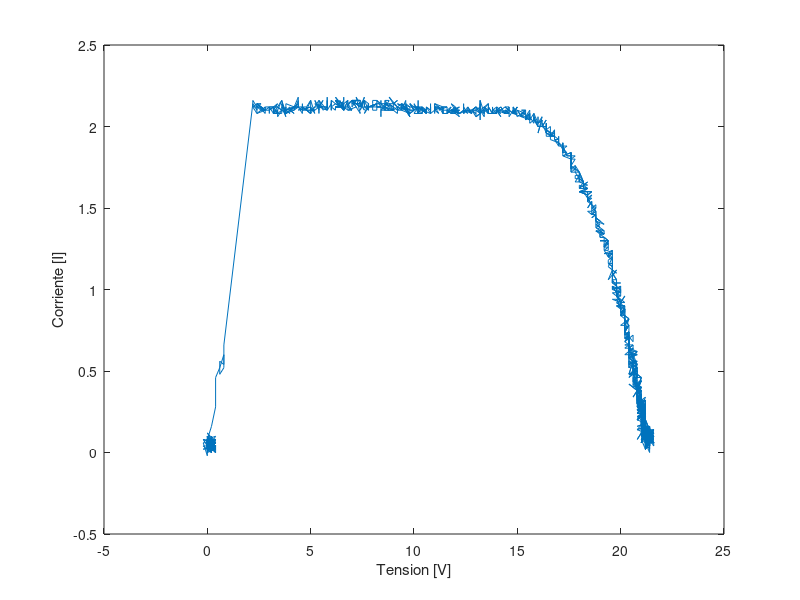
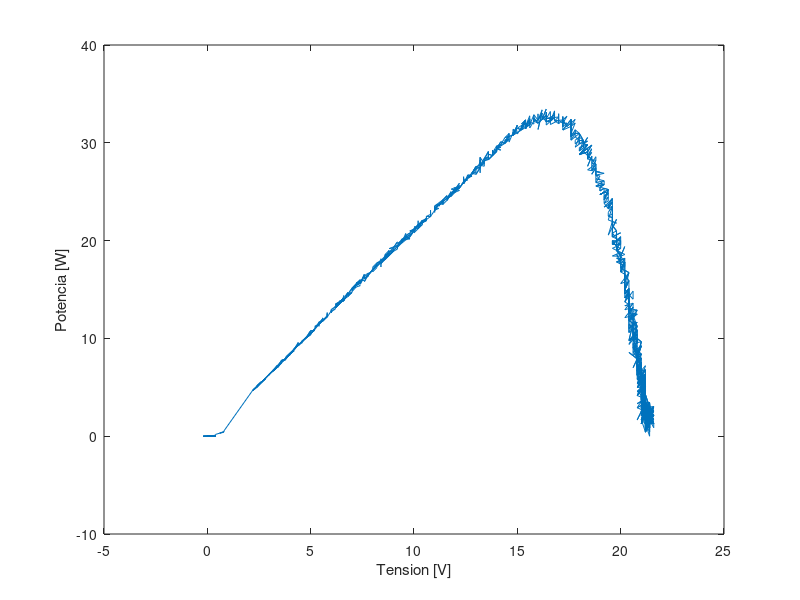

Here is the MATLAB script that generated these plots, in order:
%% 

V = [2,3.6,5.33,6.33,11.97,15.13,16.77,18.20,19.48,19.89,20.12,20.34,20.6,20.82,20.91,21.04,21.12,21.45];
I = [1.99,2,2,2,2,1.98,1.92,1.74,1.38,1.20,1.08,0.96,0.79,0.65,0.57,0.47,0.41,0.01];

figure(1)
plot(V,I)
xlabel('Tension [V]')
ylabel('Corriente [I]')
figure(10)
plot(V,V.*I)
xlabel('Tension [V]')
ylabel('Potencia [W]')

%% 

load('experimento_1.mat')

figure(1)
plot(CH1,CH2)
xlabel('Tension [V]')
ylabel('Corriente [I]')
figure(10)
plot(CH1,CH1.*CH2)
xlabel('Tension [V]')
ylabel('Potencia [W]')

%%

load('experimento_2.mat')

figure(1)
plot(CH3,CH4)
xlabel('Tension [V]')
ylabel('Corriente [I]')
figure(10)
plot(CH3,CH3.*CH4)
xlabel('Tension [V]')
ylabel('Potencia [W]')

%%

load('experimento_3_(2 paneles).mat')

figure(1)
plot(CH1,CH2)
xlabel('Tension [V]')
ylabel('Corriente [I]')
figure(10)
plot(CH1,CH1.*CH2)
xlabel('Tension [V]')
ylabel('Potencia [W]')

%%

load('experimento_4_(2 paneles).mat')

figure(1)
plot(CH1,CH2)
xlabel('Tension [V]')
ylabel('Corriente [I]')
figure(10)
plot(CH1,CH1.*CH2)
xlabel('Tension [V]')
ylabel('Potencia [W]')

%%

load('experimento_5_(2 paneles).mat')

figure(1)
plot(CH1,CH2)
xlabel('Tension [V]')
ylabel('Corriente [I]')
figure(10)
plot(CH1,CH1.*CH2)
xlabel('Tension [V]')
ylabel('Potencia [W]')


%%

load('experimento_6_(2 paneles).mat')

figure(1)
plot(CH1,CH2)
xlabel('Tension [V]')
ylabel('Corriente [I]')
figure(10)
plot(CH1,CH1.*CH2)
xlabel('Tension [V]')
ylabel('Potencia [W]')

%%

load('experimento_7.mat')

figure(1)
plot(CH1,CH2)
xlabel('Tension [V]')
ylabel('Corriente [I]')
figure(10)
plot(CH1,CH1.*CH2)
xlabel('Tension [V]')
ylabel('Potencia [W]')

%%

load('experimento_8.mat')

figure(1)
plot(CH1,CH2)
xlabel('Tension [V]')
ylabel('Corriente [I]')
figure(10)
plot(CH1,CH1.*CH2)
xlabel('Tension [V]')
ylabel('Potencia [W]')

%%

load('experimento_9.mat')

figure(1)
plot(CH1,CH2)
xlabel('Tension [V]')
ylabel('Corriente [I]')
figure(10)
plot(CH1,CH1.*CH2)
xlabel('Tension [V]')
ylabel('Potencia [W]')
